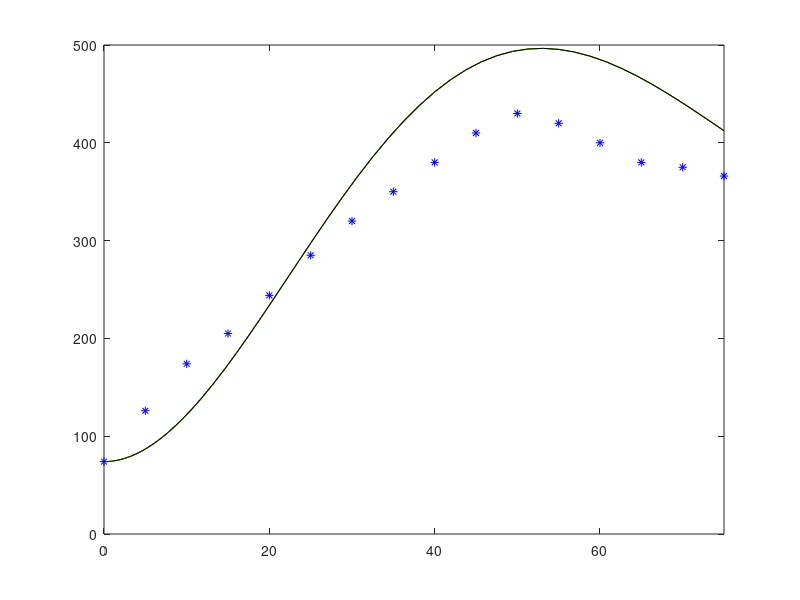

The MATLAB source for this figure:
function heat_up_iron()

 time_data = [
     0 
     5
10
15
20
25
30
35
40
45
50
55
60
65
70
75
80
85
90
95
100
105
110
115
120
125
130];

Temp_data = [ 74
126
174
205
244
285
320
350
380
410
430
420
400
380
375
366
360
390
380
370
365
361
382
380
375
371
365];

figure()
plot(time_data,Temp_data,'b*')
xlim([0 75])

[tout,zout]=ode45(@Derivatives,[0 75],[74;0]);

hold on
plot(tout,zout(:,1),'r-')

K = 0.00375;
C = 0.03;
Tss = 365;
I = K*Tss;
r1 = (-C/2) + sqrt(C^2-4*K)/2;
r2 = (-C/2) - sqrt(C^2-4*K)/2;
Amat = [1 1;r1 r2];
b = [74-I/K;0];
A1A2 = inv(Amat)*b;
A1 = A1A2(1);
A2 = A1A2(2);
Tanalytical = A1*exp(r1*tout) + A2*exp(r2*tout) + I/K;

plot(tout,Tanalytical,'g-')

%%%%Transfer function solution
A = I/K;
B = -A;
w = sqrt(K-C^2/4);
D = -A*C;
alfa = ((D+74*C)-(B+74)*C/2)/w;
Ttransfer = A + (B+74)*exp(-C/2*tout).*cos(w*tout) + alfa*exp(-C/2*tout).*sin(w*tout);

plot(tout,Ttransfer,'k-')

function dzdt = Derivatives(t,z)

T = z(1);
Tdot = z(2);

K = 0.00375;
C = 0.03;
Tss = 365;
I = K*Tss;
dzdt = [Tdot;I-C*Tdot-K*T];
